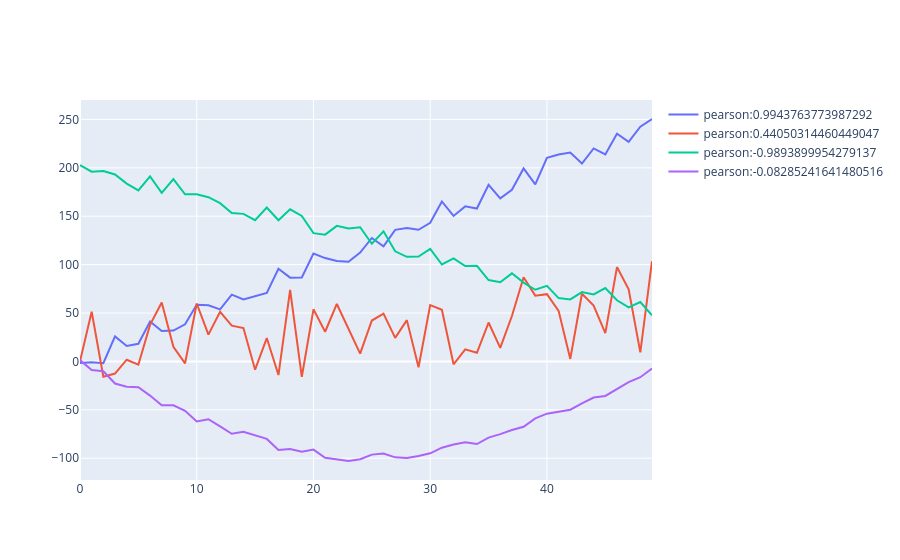

Notebook code cell kept with this figure:
### Markdown cell above
## 2. Pearson correlation coefficient

An interesting statistical formula to face this problem is given by the *Pearson correlation coefficient*. For two random variables $X, Y$ it is defined as

$$\rho_{X,Y} := \frac{\mathrm{Cov}(X, Y)}{\sqrt{\mathrm{Var}(X)} \sqrt{\mathrm{Var}(Y)}} \ \in [-1, 1]\,.$$

For two samples of finite length $x = {x_1, ..., x_n}$, $y = {y_1, ..., y_n}$ it can be defined as 

$$r_{x,y} := \frac{\sum_{i=1}^n (x_i - \bar x)(y_i - \bar y)}{\sqrt{\sum_{i=1}^n (x_i - \bar x)^2}\sqrt{\sum_{i=1}^n (y_i - \bar y)^2}} \ \in [-1, 1]\,,$$

where $\bar x := \frac{1}{n} \sum_{i=1}^n x_i$ is the mean of a sample $x$.

### Code cell
def pearson(xs, ys):
    xmean = np.mean(xs)
    ymean = np.mean(ys)
    return sum((xs - xmean) * (ys - ymean)) / np.sqrt(
        sum((xs - xmean) ** 2) * sum((ys - ymean) ** 2)
    )


fig = pgo.Figure()
size = 50
data1 = 5 * np.array(range(size)) + np.random.uniform(-size / 4, size / 4, size=size)
fig.add_trace(pgo.Scatter(y=data1, name=f"pearson:{pearson(range(size), data1)}"))
data2 = np.array(range(size)) + np.random.uniform(-size, size, size=size) + 10
fig.add_trace(pgo.Scatter(y=data2, name=f"pearson:{pearson(range(size), data2)}"))
data3 = (
    -3 * np.array(range(size)) + np.random.uniform(-size / 4, size / 4, size=size) + 200
)
fig.add_trace(pgo.Scatter(y=data3, name=f"pearson:{pearson(range(size), data3)}"))
data4 = 100 * np.sin(np.array(range(size)) / size * np.pi + np.pi) + np.random.uniform(
    -size / 10, size / 10, size=size
)
fig.add_trace(pgo.Scatter(y=data4, name=f"pearson:{pearson(range(size), data4)}"))
fig.show()

### Figure 1 — Plotly figure (JSON) as saved in the notebook; plotly's stock layout.template omitted (floating-point values rounded to 4 significant figures)
{"data": [{"name": "pearson:0.9943763773987292", "type": "scatter", "y": [-1.684, -0.9552, -1.864, 25.86, 15.92, 18.27, 41.22, 31.52, 31.84, 38.33, 58.53, 57.94, 53.81, 69.0, 64.05, 67.56, 70.82, 95.78, 86.54, 86.82, 111.4, 106.8, 103.7, 103.0, 112.4, 127.5, 119.0, 135.9, 137.8, 136.0, 143.3, 165.3, 150.3, 160.2, 157.9, 182.4, 168.4, 177.4, 199.4, 182.9, 210.4, 213.8, 215.7, 204.4, 220.0, 213.8, 235.2, 226.8, 242.5, 250.4]}, {"name": "pearson:0.44050314460449047", "type": "scatter", "y": [0.06126, 51.43, -15.78, -12.52, 1.766, -3.397, 37.75, 60.89, 15.09, -1.976, 59.85, 27.72, 51.28, 36.94, 34.48, -8.523, 24.18, -14.03, 73.87, -15.85, 53.84, 30.66, 59.35, 33.46, 8.054, 42.25, 49.4, 24.37, 42.68, -6.048, 58.15, 53.3, -2.94, 12.56, 8.962, 40.18, 14.08, 46.94, 86.98, 67.98, 69.5, 52.23, 2.62, 69.87, 57.64, 29.18, 97.49, 74.42, 9.424, 103.5]}, {"name": "pearson:-0.9893899954279137", "type": "scatter", "y": [202.9, 196.0, 196.8, 193.1, 183.7, 176.7, 191.1, 174.1, 188.3, 172.7, 172.6, 169.6, 163.5, 153.3, 152.4, 145.9, 158.9, 145.9, 157.2, 150.3, 132.5, 131.0, 140.0, 137.3, 138.6, 121.6, 134.4, 113.7, 108.0, 108.4, 116.4, 100.1, 106.5, 98.55, 98.84, 84.03, 81.84, 91.0, 81.4, 74.05, 78.06, 65.46, 64.03, 71.58, 69.15, 75.79, 63.2, 55.79, 61.4, 47.69]}, {"name": "pearson:-0.08285241641480516", "type": "scatter", "y": [1.353, -8.865, -10.17, -22.85, -26.08, -26.57, -35.28, -45.16, -45.35, -50.94, -62.06, -59.67, -67.01, -74.74, -72.75, -76.28, -80.03, -91.48, -90.49, -93.21, -91.09, -99.56, -101.3, -102.8, -101.1, -96.25, -95.06, -99.08, -99.66, -97.75, -94.88, -89.07, -85.91, -83.56, -85.35, -78.74, -75.08, -70.87, -67.52, -58.84, -53.93, -52.05, -49.86, -43.41, -37.27, -35.66, -28.12, -21.3, -16.28, -7.333]}], "layout": {}}
